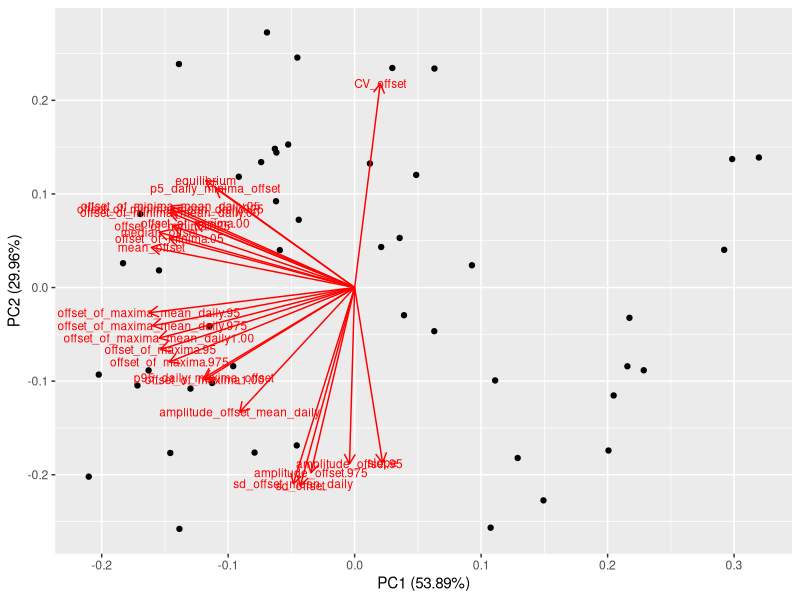
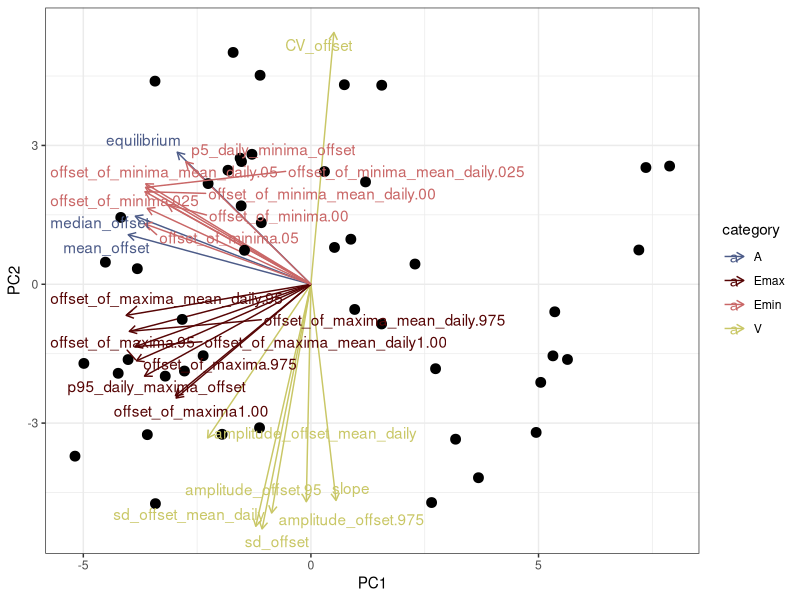

These figures' R source, in order: (Note: this script raises an error after producing the figures.)

rm(list = ls())

library(tidyverse)
library(corrplot)
library(ggfortify)
library(ggrepel)

microclimf_indices <- read.csv("data/microclimf/microclimf_indices.csv", row.names = 1)



# create correlation table
index_cor <- cor(select(microclimf_indices, -Plot_ID))

# create figure for all indices
custom_palette <- colorRampPalette(c("grey50", "white", "grey50"))(100)
tiff("plots/index_correlations_microclimf.tiff",
     height = 40, width = 40, units = "cm",
     compression = "lzw", res = 300
)
corrplot(index_cor,
         type = "lower", method = "color", addCoef.col = "black",
         tl.col = "black", addgrid.col = "gray", tl.srt = 45, col = custom_palette
)
dev.off()


# ordination

indices_matrix <- as.matrix(select(microclimf_indices, -Plot_ID))
indices_matrix <- scale(indices_matrix)
pca_data <- prcomp(indices_matrix)
autoplot(
  pca_data,
  data = as.data.frame(indices_matrix),
  loadings = TRUE,
  loadings.label = TRUE,
  loadings.label.size = 3
)

# Extract PC axes for plotting
PCAvalues <- data.frame(pca_data$x)

# Extract loadings of the variables
PCAloadings <- data.frame(index = rownames(pca_data$rotation), pca_data$rotation)

# Add index categories
index_categories <- data.frame(
  index = colnames(indices_matrix),
  category = c("A", "A", "A", "V", "V", "V", "V", "V", "V", "V",
               "Emax", "Emax", "Emax", "Emax", "Emax", "Emax", "Emax",
               "Emin", "Emin", "Emin", "Emin", "Emin", "Emin", "Emin")
)
# Assign colours
cols <- c("A" = "#4C5B88", "V" = "#C9C766", "Emax" = "#560404", "Emin" = "#C96666")

PCAloadings <- left_join(PCAloadings, index_categories, by = "index")


ggplot(PCAvalues, aes(x = PC1, y = PC2)) +
  geom_segment(data = PCAloadings, aes(x = 0, y = 0, color = category, xend = (PC1*15),
                                       yend = (PC2*15)), arrow = arrow(length = unit(1/2, "picas"))) +
  geom_point(size = 3) +
  geom_text_repel(
    data = PCAloadings,
    aes(x = PC1*15, y = PC2*15, label = index, color = category),
    max.overlaps = 50
  ) +
  scale_color_manual(values = cols)+
  theme_bw()

ggsave("plots/microclimf_indices_pca.jpg", width = 3500, height = 3500, unit = "px")
